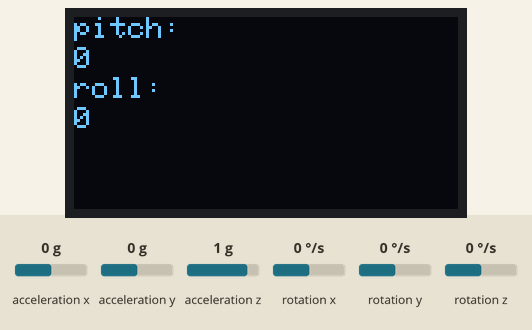
Simulated run of this sketch. Board: Arduino Uno, built with avr-gcc and run on an emulated ATmega328P. Shown: 128×64 one-colour display. The test bench sets the inputs (shaded band); at power-on: acceleration x 0 g, acceleration y 0 g, acceleration z 1 g, rotation x 0 °/s, rotation y 0 °/s, rotation z 0 °/s.

Above: at 1.2 s.
1.3 s: acceleration x set to -1.4 g
At 1.9 s:
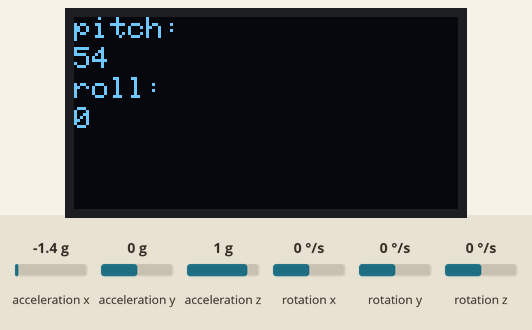
2.8 s: acceleration y set to -1.4 g
At 4.0 s:
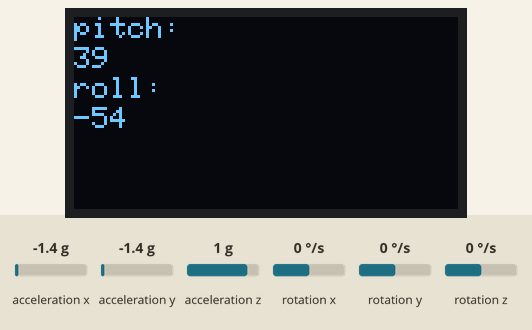
4.3 s: acceleration z set to -1.4 g
At 4.8 s:
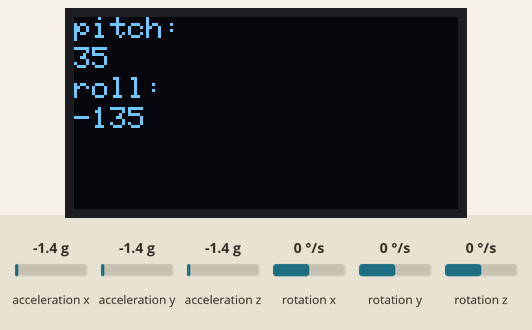
5.8 s: acceleration x set to -0.8 g
At 6.7 s:
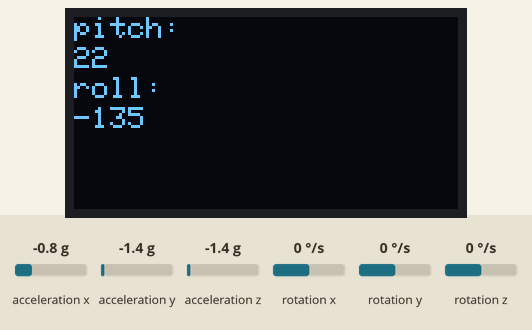
Timing chart, 0 to 8.3 s (numbered marks = the images above; inputs shaded):
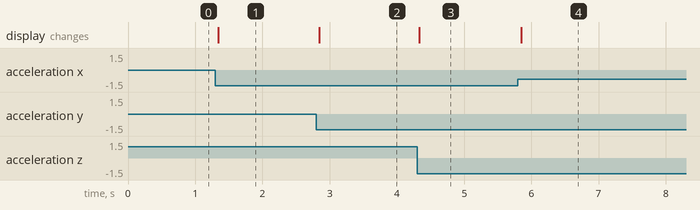

Measured:
- after the input at 1.3 s, the display: changes at once (image 1)
- after the input at 2.8 s, the display: changes after 0.05 s (image 2)
- after the input at 4.3 s, the display: changes at once (image 3)
- after the input at 5.8 s, the display: changes after 0.05 s (image 4)

The sketch:

sleepandwake.ino
```cpp
#include <SPI.h>
#include <Wire.h>
#include <Adafruit_GFX.h>
#include <Adafruit_SSD1306.h>
#include "MPU6050.h"

//Display
#define OLED_DC     A3
#define OLED_CS     A5
#define OLED_RESET  A4
Adafruit_SSD1306 display(OLED_DC, OLED_RESET, OLED_CS);

double displayMenu;
bool needClear = false;
void menuConstruction();

MPU6050 mpu;
int IMU0, IMU1, IMU2;

void menuConstruction()
{

  if (((displayMenu) == (0))) {

    display.setTextColor(WHITE);
    needClear = true;

    display.setCursor(0, 0);
    display.print("pitch:");
    display.setCursor(0, 10);
    display.print(IMU0);
    display.setCursor(0, 20);
    display.print("roll:");
    display.setCursor(0, 30);
    display.print(IMU1);
  }

}

void setup()   {

  display.begin(SSD1306_SWITCHCAPVCC);
  display.clearDisplay();
  displayMenu = 0;
  mpu.begin(MPU6050_SCALE_2000DPS, MPU6050_RANGE_2G);

}


void loop() {

  menuConstruction();

  if (needClear) {
    display.display();
    display.clearDisplay();
    needClear = false;
  }

  Vector normAccel = mpu.readNormalizeAccel();
  IMU0 = -(atan2(normAccel.XAxis, sqrt(normAccel.YAxis * normAccel.YAxis + normAccel.ZAxis * normAccel.ZAxis)) * 180.0) / M_PI;
  IMU1 = (atan2(normAccel.YAxis, normAccel.ZAxis) * 180.0) / M_PI;
  IMU2 = normAccel.ZAxis;
}
```
